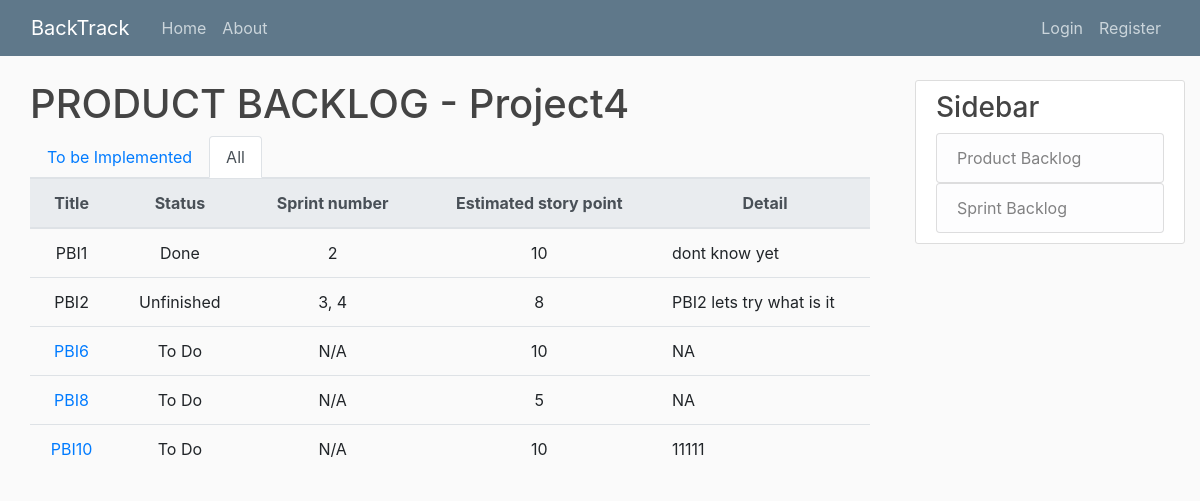
Before: /project4/all/ with the older database file.
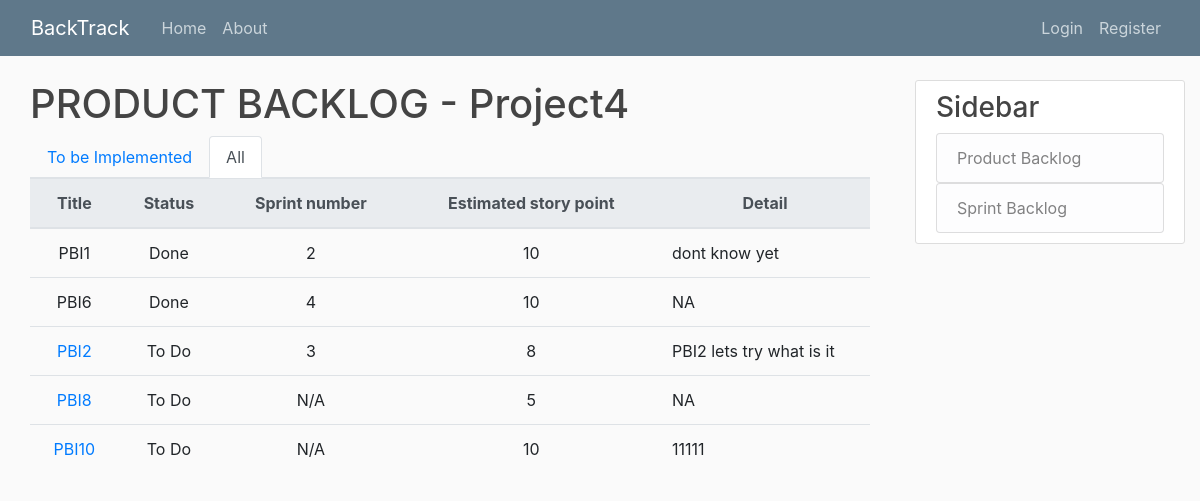
After: the same page with the newer database file.
### productBacklog/models.py (models this page shows, shortened)
class PBI(models.Model):
	priority = models.IntegerField()
	title = models.CharField(max_length=20)
	status_choice = [
		('To Do', 'To Do'),
		('Doing', 'Doing'),
		('Done', 'Done'),
		('Unfinished', 'Unfinished')
	]
	status = models.CharField(
		max_length = 20,
		choices = status_choice,
		default = 'To Do',
	)
	ESP = models.IntegerField("estimated story point")
	details = models.TextField()
	project = models.ForeignKey(Project, on_delete=models.CASCADE, blank=True, null=True, default=None)
	sprint = models.ManyToManyField(Sprint) # , blank=True, null=True, default=None)
	def save(self, *args, **kwargs):
		super().save(*args, **kwargs)

### productBacklog/views.py (the view)
# urls.py: path('all/', AllPBListView.as_view(), name='productBacklog-all'),
class AllPBListView(ListView):
	model = PBI
	template_name = 'productBacklog/home_2.html'
	def dispatch(self, request, *args, **kwargs):
		self.project = get_object_or_404(Project, slug=kwargs['project'])
		return super().dispatch(request, *args, **kwargs)
	def get_context_data(self, **kwargs):
		context = super().get_context_data(**kwargs)
		context['project'] = self.project
		PBIs = []
		done = PBI.objects.filter(Q(project=self.project), Q(status="Done"))
		queryset = PBI.objects.filter(Q(project=self.project), Q(status="Doing") | Q(status="To Do") | Q(status="Unfinished")).order_by('priority')
		for pbi in list(done) + list(queryset):
			n = ''
			for i in pbi.sprint.all():
				n += i.title[-1]
				n += ", "
			if n == "":
				n = "N/A.."
			tmp = {"pbi": pbi,
				   "sprint_number": n[:-2]
				   }
			PBIs.append(tmp)
		context['PBIs'] = PBIs
		return context
	def get_queryset(self):
		index = 1
		queryset = PBI.objects.filter(Q(project=self.project), Q(status="Doing") | Q(status="To Do") | Q(status="Unfinished")).order_by('priority')
		for obj in queryset:
			obj.priority = index
			index = index + 1
			obj.save()
		return queryset

### templates/productBacklog/home_2.html (shortened to what this page needs)
{% extends "base.html" %}
{% block content %}
	<div class="col">
	<h1>PRODUCT BACKLOG - {{ project.title }}</h1>
	<ul class="nav nav-tabs" align="right">
		<li class="nav-item">
				<a class="nav-link" href="{% url 'productBacklog-home' project.slug %}">To be Implemented</a>
		</li>
		<li class="nav-item">
			<a class="nav-link active" href="">All</a>
		</li>
	</ul>
	<table class="table table-hover" >
		<thead class="thead-light">
			<tr>
	    		<th>Title</th>
	    		<th>Status</th>
	    		<th>Sprint number</th>
	    		<th>Estimated story point</th>
	    		<th>Detail</th>
	    	</tr>
    	</thead>
    	<tbody>
			{% for i in PBIs %}
			<tr>
				{% if i.pbi.status == "To Do" or i.pbi.status == "Doing" %}
					<td><a class="pbi-title" data-toggle="tooltip" data-placement="top" title="edit/delete" href="{% url 'productBacklog-detail' project.slug i.pbi.pk%}">{{ i.pbi.title }}</a></td>
					<td>{{ i.pbi.status }}</td>
					<td>{{ i.sprint_number }}</td>
					<td>{{ i.pbi.ESP }}</td>
					<td width="25%"; style="text-align: justify;">{{ i.pbi.details }}
				{% else %}
					<td><a class="pbi-title" data-toggle="tooltip" data-placement="top">{{ i.pbi.title }}</a></td>
					<td>{{ i.pbi.status }}</td>
					<td>{{ i.sprint_number }}</td>
					<td>{{ i.pbi.ESP }}</td>
					<td width="25%"; style="text-align: justify;">{{ i.pbi.details }}</td>
				{% endif %}
			</tr>
			{% endfor %}
		</tbody>
	</table>
</div>
{% endblock content %}

Changed rows visible on the page:
changed PBI "PBI6": status "To Do" → "Done" (drawn); pbi.status "To Do" → "Done"; sprint_number "N/A" → "4"; moves up the list
changed PBI "PBI2": status "Unfinished" → "To Do" (drawn); pbi.status "Unfinished" → "To Do"; sprint_number "3, 4" → "3"
